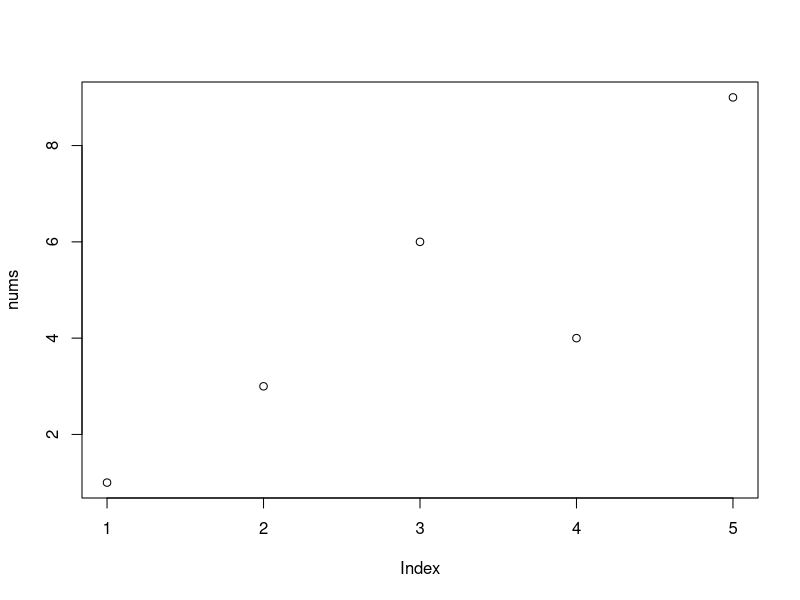

Here is the R script that generated this plot:
# Test creating and closing a graphics device
# Also testing dev.off as last line of function
f1 <- function() {
  nums <- c(1, 3, 6, 4, 9)
  pdf("nums.pdf")
  plot(nums)
  dev.off()
}

f1()

# Test closing a graphics device that was not opened.
# Also testing dev.off not as last line of function.
# Note that this test works fine when run from RStudio,
# but it does not work when run as from the test script
# which uses the R command line.  I think the issue is
# that there is no place for the plot to be drawn since 
# the RStudio plot panel does not exist.
# f2 <- function() {
#   nums <- c(1, 2, 4, 6, 8, 10)
#   plot(nums)
#   dev.off()
#   return (1)
# }
# 
# f2()

# Test graphic output where the device is neither opened
# nor explicitly closed.
# This test has the same problem as f2
# f3 <- function() {
#   nums <- c(10, 9, 8, 7)
#   plot(nums)
# }
# 
# f3()



